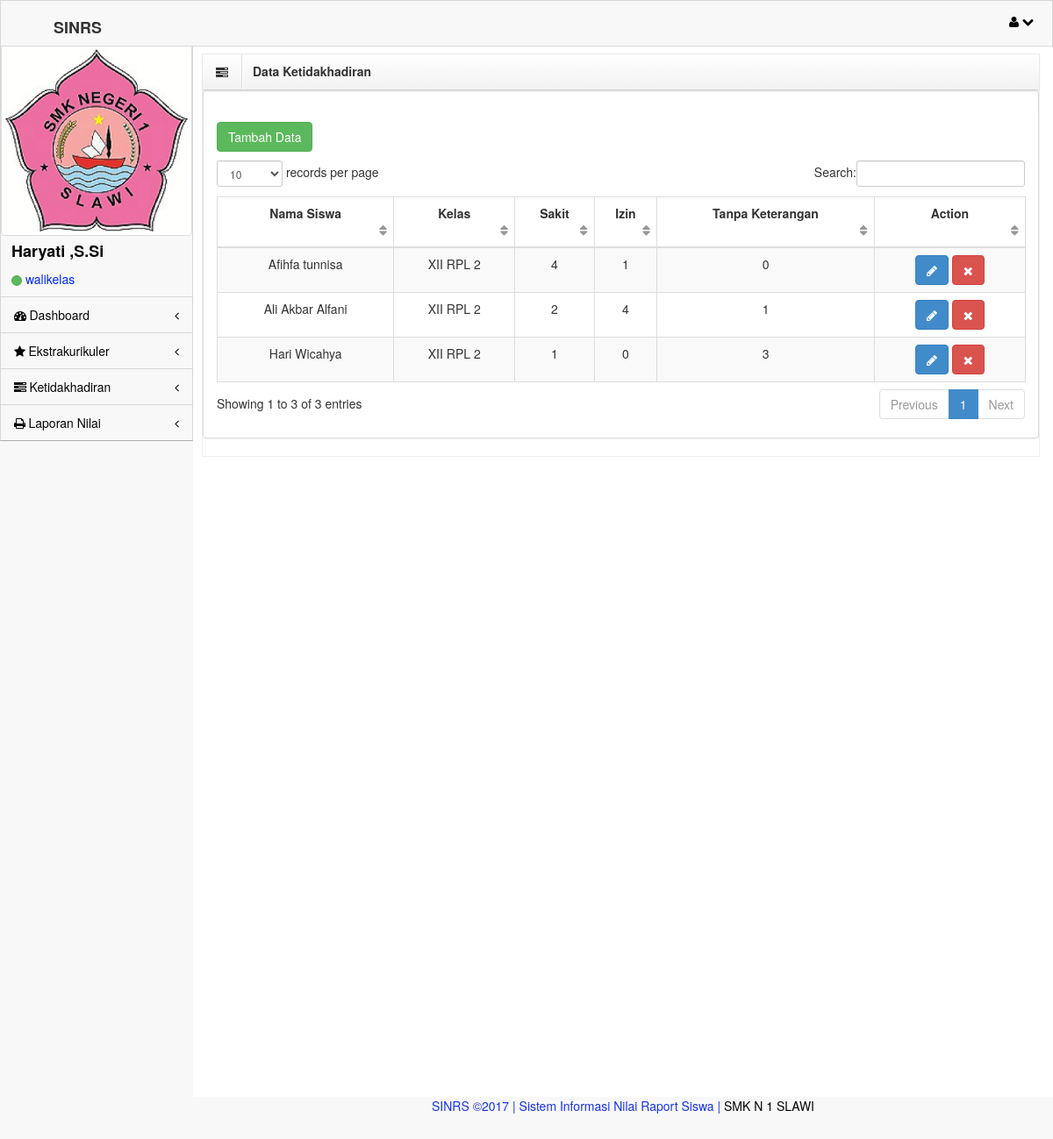
/walikelas/hadir.php (signed in), run on the app's committed database.
### tables this page shows
CREATE TABLE IF NOT EXISTS `user` (
  `id` int(11) NOT NULL AUTO_INCREMENT,
  `id_guru` varchar(20) NOT NULL,
  `nama_lengkap` varchar(50) NOT NULL,
  `username` varchar(20) NOT NULL,
  `password` text NOT NULL,
  `hak_akses` varchar(20) NOT NULL,
  `kd_mapel` varchar(20) NOT NULL,
  PRIMARY KEY (`id`)
);

CREATE TABLE IF NOT EXISTS `ketidakhadiran` (
  `id_hadir` int(11) NOT NULL AUTO_INCREMENT,
  `id_siswa` varchar(20) NOT NULL,
  `sakit` varchar(3) NOT NULL,
  `izin` varchar(3) NOT NULL,
  `tnp_ket` varchar(3) NOT NULL,
  PRIMARY KEY (`id_hadir`)
);

CREATE TABLE IF NOT EXISTS `siswa` (
  `id_siswa` int(11) NOT NULL AUTO_INCREMENT,
  `nis` varchar(30) NOT NULL,
  `nama` varchar(50) NOT NULL,
  `kelas` varchar(30) NOT NULL,
  `tempat_lhr` varchar(30) NOT NULL,
  `tanggal_lhr` date NOT NULL,
  `jk` varchar(15) NOT NULL,
  `agama` varchar(20) NOT NULL,
  `alamat` varchar(50) NOT NULL,
  PRIMARY KEY (`id_siswa`)
);

### walikelas/hadir.php (the view, shortened to what this page needs)
<!DOCTYPE html>
 <html lang="en">
<head>
    <link rel="stylesheet" href="assets/plugins/bootstrap/css/bootstrap.css" />
    <link rel="stylesheet" href="assets/css/main.css" />
    <link rel="stylesheet" href="assets/css/theme.css" />
    <link rel="stylesheet" href="assets/css/MoneAdmin.css" />
    <link rel="stylesheet" href="assets/plugins/Font-Awesome/css/font-awesome.css" />
   <link href="assets/plugins/dataTables/dataTables.bootstrap.css" rel="stylesheet" />
</head>
<body class="padTop53 " >
<?php
    if($_SESSION['walikelas'])
    {
        ?>
    <div id="wrap" >
        <div id="top">
            <nav class="navbar navbar-inverse navbar-fixed-top " style="padding-top: 10px;">
                <header class="navbar-header">
                    <h4><b>SINRS</b></h4>
                </header>
                <ul class="nav navbar-top-links navbar-right">
                    <li class="dropdown">
                        <a class="dropdown-toggle" data-toggle="dropdown" href="#">
                            <i class="icon-user "></i>  <i class="icon-chevron-down "></i>
                        </a>
                    </li>
                </ul>
            </nav>
        </div>
<?php
include"m4.php";
?>
		<div id='content'>
            <div class='inner'>
                <div class='row'>
                        <div class='col-lg-12'>
                            <div class='box'>
                                <header>
                                    <div class='icons'><i class='icon-tasks'></i></div>
                                    <h5>Data Ketidakhadiran</h5>
                                </header>
                <div class='row'>
                <div class='col-lg-12'>
                    <div class='panel panel-default'>
                        <div id='collapseOne' class='accordion-body collapse in body'>
                        </div>
                        <div class='panel-body'>
                         <p><a href='formhadir.php'><button class='btn btn-success'> Tambah Data </button></a></p>
                            <div class='table-responsive'>
                                <table class='table table-striped table-bordered table-hover' id='dataTables-example'>
                                    <thead>
                                        <tr>
                                                <th><div align='center'>Nama Siswa</th></div>
                                                <th><div align='center'>Kelas</th></div>
                                                <th><div align='center'>Sakit</th></div>
                                                <th><div align='center'>Izin</th></div>
                                                <th><div align='center'>Tanpa Keterangan</th></div>
                                                <th><div align='center'>Action</th></div>
                                    <tbody>
                                        <?php
                                   $tampil="SELECT ketidakhadiran.id_hadir,siswa.nama,siswa.kelas,ketidakhadiran.sakit,ketidakhadiran.izin,ketidakhadiran.tnp_ket FROM ketidakhadiran INNER JOIN siswa ON ketidakhadiran.id_siswa=siswa.id_siswa";
                                    $hasil = mysql_query($tampil);
                                    while($data =mysql_fetch_array($hasil))
                                    {
                                    $nama_siswa= $data['nama'];
                                    $kelas_siswa= $data['kelas'];
                                    $sakit= $data['sakit'];
                                    $izin= $data['izin'];
                                    $ket= $data['tnp_ket'];
                                    echo"<tr>
                                          <td><div align='center'>$nama_siswa</td></div>
                                          <td><div align='center'>$kelas_siswa</td></div>
                                          <td><div align='center'>$sakit</td></div>
                                          <td><div align='center'>$izin</td></div>
                                          <td><div align='center'>$ket</td></div>
                                          <td><div align='center'><a href='formedithadir.php?id_hadir=$data[id_hadir]'><button class='btn btn-primary'>                                               <i class='icon-pencil icon-white'></i></button></a> <a href='hapushadir.php?id_hadir=$data[id_hadir]'><button class='btn btn-danger'><i class='icon-remove icon-white'></i></button></a></td></div>
                                        </tr>"; ?>
                                    <?php } ?>
  <?php include"footer2.php" ?>
   <?php
     }
 else{
    echo"<script>window.alert('Maaf Anda Harus Login Dulu !!!')
    window.location='../index.php'</script>";
}
?>

### walikelas/m4.php
   <div id="left" >
        <div class="media user-media well-small">
                <img class="media-object img-thumbnail user-img" alt="User Picture" src="assets/img/smean.PNG"/>
         <div class="media-body">
            <?php
              if(@$_SESSION['admin']) {
                $userlogin=@$_SESSION['admin'];
               }else if(@$_SESSION['guru']){
                $userlogin=@$_SESSION['guru'];
                }else if(@$_SESSION['walikelas']) {
                $userlogin=@$_SESSION['walikelas'];
            }
            $sql=mysql_query("SELECT * FROM `user` WHERE id='$userlogin'") or die(mysql_error());
            $cek   =mysql_fetch_array($sql);
            ?>
                <h5 class="media-heading"><?php echo $cek['nama_lengkap'];?> </h5>
                <ul class="list-unstyled user-info">
                    <li>
                         <a class="btn btn-success btn-xs btn-circle" style="width: 10px;height: 12px;"></a> <?php echo $cek['hak_akses'] ?>
                    </li>
                </ul>
            </div>
            <br />
        </div>
       <ul id="menu" class="collapse">
            <li class="panel ">
                <a href="index.php" data-parent="#menu" data-toggle="collapse" class="accordion-toggle" data-target="#component-nav">
                    <i class=" icon-dashboard"> </i> Dashboard
                    <span class="pull-right">
                      <i class="icon-angle-left"></i>
                    </span>
                </a>
            </li>
            <li class="panel ">
                <a href="ekstra.php" data-parent="#menu" data-toggle="collapse" class="accordion-toggle" data-target="#component-nav">
                    <i class="icon-star"> </i> Ekstrakurikuler
                    <span class="pull-right">
                      <i class="icon-angle-left"></i>
                    </span>
                </a>
            </li>
<li class="panel ">
                <a href="hadir.php" data-parent="#menu" data-toggle="collapse" class="accordion-toggle" data-target="#component-nav">
                    <i class="icon-tasks"> </i> Ketidakhadiran
                    <span class="pull-right">
                      <i class="icon-angle-left"></i>
                    </span>
                </a>
            </li>
<li class="panel ">
                <a href="formlaporan.php" data-parent="#menu" data-toggle="collapse" class="accordion-toggle" data-target="#component-nav">
                    <i class="icon-print"> </i> Laporan Nilai
                    <span class="pull-right">
                      <i class="icon-angle-left"></i>
                    </span>
                </a>
            </li>
        </ul>
    </div>

### assets/css/MoneAdmin.css (style rules this page uses)
body { background-color: #f8f8f8; }
.navbar-top-links li { display: inline-block; }
.navbar-top-links li:last-child { margin-right: 15px; }
.navbar-top-links li a { padding: 15px; border:1px solid #f8f8f8; padding:2px 5px 2px 5px; background-color:#f8f8f8; }
table.dataTable thead .sorting, table.dataTable thead .sorting_asc:after, table.dataTable thead .sorting_desc, table.dataTable thead .sorting_asc_disabled, table.dataTable thead .sorting_desc_disabled { background: transparent; }
table.dataTable thead .sorting_asc:after { content: "\f0de"; float: right; font-family: fontawesome; }
table.dataTable thead .sorting:after { content: "\f0dc"; float: right; font-family: fontawesome; color: rgba(50,50,50,.5); }
.btn-circle { width: 30px; height: 30px; padding: 6px 0; border-radius: 15px; text-align: center; font-size: 12px; line-height: 1.428571429; }

### data on the page
user: nama_lengkap "Haryati ,S.Si", hak_akses "walikelas"
ketidakhadiran: id_siswa.nama "Afihfa tunnisa", id_siswa.kelas "XII RPL 2", sakit "4", izin "1", tnp_ket "0"
ketidakhadiran: id_siswa.nama "Ali Akbar Alfani", id_siswa.kelas "XII RPL 2", sakit "2", izin "4", tnp_ket "1"
ketidakhadiran: id_siswa.nama "Hari Wicahya", id_siswa.kelas "XII RPL 2", sakit "1", izin "0", tnp_ket "3"
